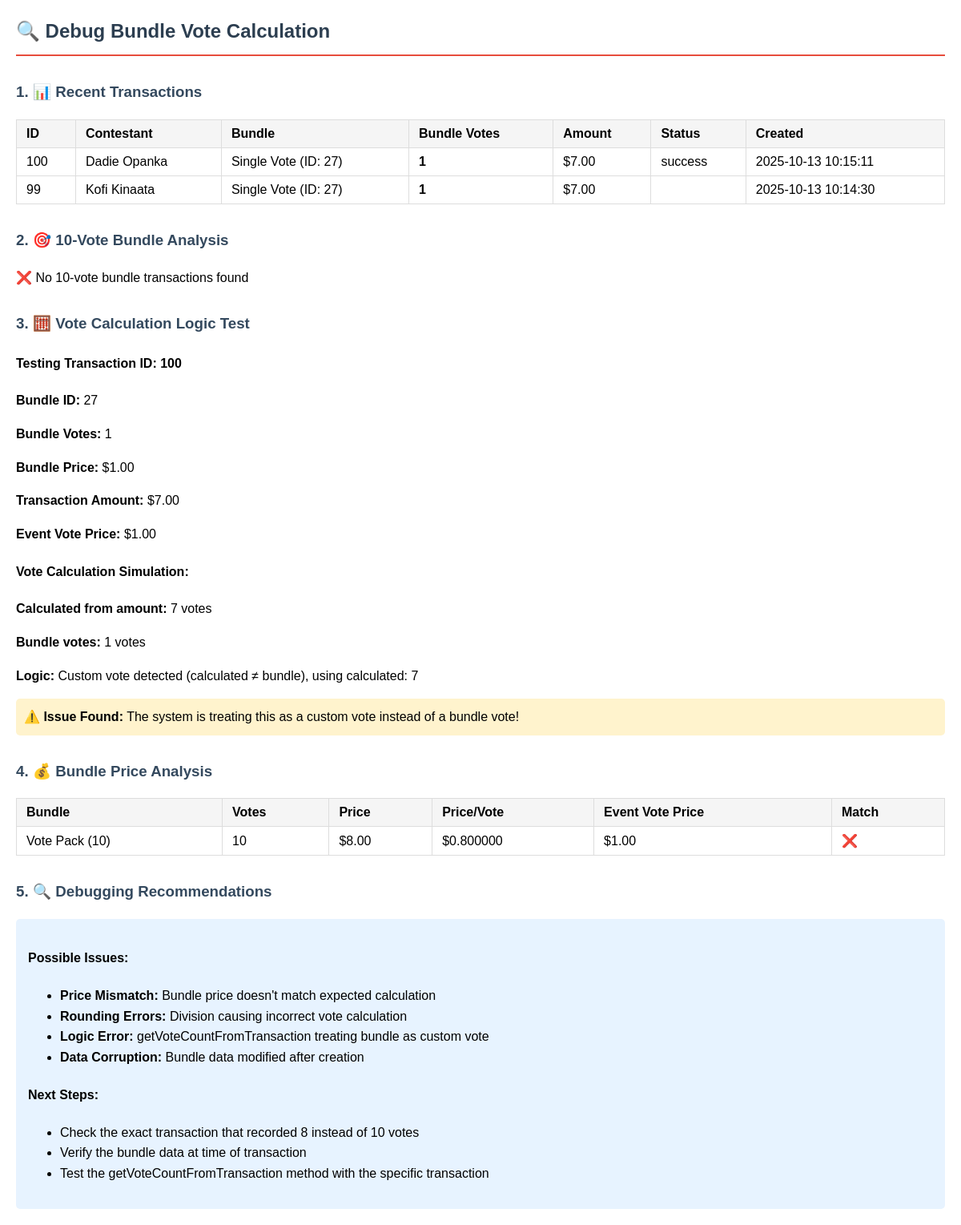
Page /test_files/debug_bundle_votes.php on the committed database.
### tables this page shows
CREATE TABLE `transactions` (
  `id` int(11) NOT NULL,
  `tenant_id` int(11) NOT NULL,
  `event_id` int(11) NOT NULL,
  `contestant_id` int(11) NOT NULL,
  `category_id` int(11) DEFAULT NULL,
  `bundle_id` int(11) NOT NULL,
  `amount` decimal(10,2) NOT NULL,
  `msisdn` varchar(20) DEFAULT NULL,
  `status` enum('pending','success','failed') DEFAULT 'pending',
  `provider` varchar(50) DEFAULT NULL,
  `provider_reference` varchar(100) DEFAULT NULL,
  `coupon_code` varchar(50) DEFAULT NULL,
  `referral_code` varchar(50) DEFAULT NULL,
  `failure_reason` text DEFAULT NULL,
  `created_at` timestamp NOT NULL DEFAULT current_timestamp(),
  `updated_at` timestamp NOT NULL DEFAULT current_timestamp() ON UPDATE current_timestamp()
);

CREATE TABLE `contestants` (
  `id` int(11) NOT NULL,
  `tenant_id` int(11) NOT NULL DEFAULT 1,
  `event_id` int(11) DEFAULT NULL,
  `name` varchar(255) NOT NULL,
  `contestant_code` varchar(20) DEFAULT NULL,
  `image_url` varchar(500) DEFAULT NULL,
  `bio` text DEFAULT NULL,
  `display_order` int(11) DEFAULT 0,
  `active` tinyint(1) DEFAULT 1,
  `created_by` int(11) DEFAULT NULL,
  `created_at` timestamp NOT NULL DEFAULT current_timestamp(),
  `updated_at` timestamp NOT NULL DEFAULT current_timestamp() ON UPDATE current_timestamp()
);

CREATE TABLE `vote_bundles` (
  `id` int(11) NOT NULL,
  `event_id` int(11) NOT NULL,
  `name` varchar(255) NOT NULL,
  `votes` int(11) NOT NULL,
  `price` decimal(10,2) NOT NULL,
  `active` tinyint(1) DEFAULT 1,
  `created_at` timestamp NOT NULL DEFAULT current_timestamp(),
  `updated_at` timestamp NOT NULL DEFAULT current_timestamp() ON UPDATE current_timestamp()
);

CREATE TABLE `events` (
  `id` int(11) NOT NULL,
  `tenant_id` int(11) NOT NULL,
  `name` varchar(255) NOT NULL,
  `code` varchar(50) NOT NULL,
  `description` text DEFAULT NULL,
  `featured_image` varchar(500) DEFAULT NULL,
  `start_date` datetime DEFAULT NULL,
  `end_date` datetime DEFAULT NULL,
  `vote_price` decimal(10,2) DEFAULT 0.50 COMMENT 'Price per vote in GHS',
  `active` tinyint(1) DEFAULT 1,
  `status` enum('draft','active','suspended','closed','archived') DEFAULT 'draft',
  `visibility` enum('private','public','unlisted') DEFAULT 'private',
  `admin_status` enum('approved','pending','rejected','under_review') DEFAULT 'pending',
  `admin_notes` text DEFAULT NULL,
  `created_by` int(11) DEFAULT NULL,
  `suspended_reason` text DEFAULT NULL,
  `suspended_by` int(11) DEFAULT NULL,
  `suspended_at` timestamp NULL DEFAULT NULL,
  `closed_at` timestamp NULL DEFAULT NULL,
  `archived_at` timestamp NULL DEFAULT NULL,
  `created_at` timestamp NOT NULL DEFAULT current_timestamp(),
  `updated_at` timestamp NOT NULL DEFAULT current_timestamp() ON UPDATE current_timestamp(),
  `results_visible` tinyint(1) DEFAULT 1 COMMENT 'Controls whether results/leaderboard is visible to public',
  `deactivated_at` timestamp NULL DEFAULT NULL,
  `deactivated_by` int(11) DEFAULT NULL
);

### test_files/debug_bundle_votes.php (the view, shortened to what this page needs)
<?php
try {
    $db = Database::getInstance();
    $connection = $db->getConnection();
    echo "<h2>🔍 Debug Bundle Vote Calculation</h2>";
    echo "<h3>1. 📊 Recent Transactions</h3>";
    $stmt = $connection->query("
        SELECT
            t.*,
            c.name as contestant_name,
            cat.name as category_name,
            vb.name as bundle_name,
            vb.votes as bundle_votes,
            vb.price as bundle_price
        FROM transactions t
        LEFT JOIN contestants c ON t.contestant_id = c.id
        LEFT JOIN categories cat ON t.category_id = cat.id
        LEFT JOIN vote_bundles vb ON t.bundle_id = vb.id
        ORDER BY t.created_at DESC
        LIMIT 5
    ");
    $transactions = $stmt->fetchAll();
    echo "<table border='1' style='border-collapse: collapse; width: 100%;'>";
    echo "<tr><th>ID</th><th>Contestant</th><th>Bundle</th><th>Bundle Votes</th><th>Amount</th><th>Status</th><th>Created</th></tr>";
    foreach ($transactions as $transaction) {
        echo "<tr>";
        echo "<td>{$transaction['id']}</td>";
        echo "<td>{$transaction['contestant_name']}</td>";
        echo "<td>{$transaction['bundle_name']} (ID: {$transaction['bundle_id']})</td>";
        echo "<td><strong>{$transaction['bundle_votes']}</strong></td>";
        echo "<td>\${$transaction['amount']}</td>";
        echo "<td>{$transaction['status']}</td>";
        echo "<td>{$transaction['created_at']}</td>";
        echo "</tr>";
    }
    echo "</table>";
    echo "<h3>2. 🎯 10-Vote Bundle Analysis</h3>";
    $stmt = $connection->prepare("
        SELECT
            t.*,
            c.name as contestant_name,
            vb.name as bundle_name,
            vb.votes as bundle_votes,
            vb.price as bundle_price,
            v.quantity as actual_votes_recorded
        FROM transactions t
        LEFT JOIN contestants c ON t.contestant_id = c.id
        LEFT JOIN vote_bundles vb ON t.bundle_id = vb.id
        LEFT JOIN votes v ON t.id = v.transaction_id
        WHERE vb.votes = 10 OR t.amount IN (
            SELECT price FROM vote_bundles WHERE votes = 10
        )
        ORDER BY t.created_at DESC
        LIMIT 3
    ");
    $stmt->execute();
    $bundleTransactions = $stmt->fetchAll();
    if (!empty($bundleTransactions)) {
        echo "<table border='1' style='border-collapse: collapse; width: 100%;'>";
        echo "<tr><th>Transaction ID</th><th>Contestant</th><th>Bundle Info</th><th>Expected Votes</th><th>Actual Votes</th><th>Amount</th><th>Issue</th></tr>";
        foreach ($bundleTransactions as $trans) {
            $issue = '';
            if ($trans['bundle_votes'] != $trans['actual_votes_recorded']) {
                $issue = "❌ Mismatch!";
            } else {
                $issue = "✅ Correct";
            }
            echo "<tr>";
            echo "<td>{$trans['id']}</td>";
            echo "<td>{$trans['contestant_name']}</td>";
            echo "<td>{$trans['bundle_name']} (ID: {$trans['bundle_id']})</td>";
            echo "<td><strong>{$trans['bundle_votes']}</strong></td>";
            echo "<td><strong>{$trans['actual_votes_recorded']}</strong></td>";
            echo "<td>\${$trans['amount']}</td>";
            echo "<td>{$issue}</td>";
            echo "</tr>";
        }
        echo "</table>";
    } else {
        echo "<p>❌ No 10-vote bundle transactions found</p>";
    }
    echo "<h3>3. 🧮 Vote Calculation Logic Test</h3>";
    $stmt = $connection->prepare("
        SELECT t.*, vb.votes as bundle_votes, vb.price as bundle_price, e.vote_price
        FROM transactions t
        LEFT JOIN vote_bundles vb ON t.bundle_id = vb.id
        LEFT JOIN events e ON t.event_id = e.id
        WHERE t.bundle_id IS NOT NULL
        ORDER BY t.created_at DESC
        LIMIT 1
    ");
    $stmt->execute();
    $testTransaction = $stmt->fetch();
    if ($testTransaction) {
        echo "<h4>Testing Transaction ID: {$testTransaction['id']}</h4>";
        echo "<p><strong>Bundle ID:</strong> {$testTransaction['bundle_id']}</p>";
        echo "<p><strong>Bundle Votes:</strong> {$testTransaction['bundle_votes']}</p>";
        echo "<p><strong>Bundle Price:</strong> \${$testTransaction['bundle_price']}</p>";
        echo "<p><strong>Transaction Amount:</strong> \${$testTransaction['amount']}</p>";
        echo "<p><strong>Event Vote Price:</strong> \${$testTransaction['vote_price']}</p>";
        $votePrice = $testTransaction['vote_price'] ?? 0.50;
        $calculatedVotes = (int) ($testTransaction['amount'] / $votePrice);
        $bundleVotes = $testTransaction['bundle_votes'] ?? 1;
        echo "<h4>Vote Calculation Simulation:</h4>";
        echo "<p><strong>Calculated from amount:</strong> {$calculatedVotes} votes</p>";
        echo "<p><strong>Bundle votes:</strong> {$bundleVotes} votes</p>";
        if ($calculatedVotes != $bundleVotes) {
            echo "<p><strong>Logic:</strong> Custom vote detected (calculated ≠ bundle), using calculated: {$calculatedVotes}</p>";
            echo "<div style='background: #fff3cd; padding: 10px; border-radius: 5px;'>";
            echo "<strong>⚠️ Issue Found:</strong> The system is treating this as a custom vote instead of a bundle vote!";
            echo "</div>";
        } else {
            echo "<p><strong>Logic:</strong> Package vote detected (calculated = bundle), using bundle: {$bundleVotes}</p>";
            echo "<div style='background: #d4edda; padding: 10px; border-radius: 5px;'>";
            echo "<strong>✅ Correct:</strong> Bundle vote calculation is working properly.";
            echo "</div>";
        }
    }
    echo "<h3>4. 💰 Bundle Price Analysis</h3>";
    $stmt = $connection->query("
        SELECT
            vb.*,
            (vb.price / vb.votes) as price_per_vote,
            e.vote_price as event_vote_price
        FROM vote_bundles vb
        INNER JOIN events e ON vb.event_id = e.id
        WHERE vb.votes = 10
        ORDER BY vb.created_at DESC
        LIMIT 3
    ");
    $bundles = $stmt->fetchAll();
    if (!empty($bundles)) {
        echo "<table border='1' style='border-collapse: collapse; width: 100%;'>";
        echo "<tr><th>Bundle</th><th>Votes</th><th>Price</th><th>Price/Vote</th><th>Event Vote Price</th><th>Match</th></tr>";
        foreach ($bundles as $bundle) {
            $match = abs($bundle['price_per_vote'] - $bundle['event_vote_price']) < 0.01 ? '✅' : '❌';
            echo "<tr>";
            echo "<td>{$bundle['name']}</td>";
            echo "<td>{$bundle['votes']}</td>";
            echo "<td>\${$bundle['price']}</td>";
            echo "<td>\${$bundle['price_per_vote']}</td>";
            echo "<td>\${$bundle['event_vote_price']}</td>";
            echo "<td>{$match}</td>";
            echo "</tr>";
        }
        echo "</table>";
    }
    echo "<h3>5. 🔍 Debugging Recommendations</h3>";
    echo "<div style='background: #e7f3ff; padding: 15px; border-radius: 5px;'>";
    echo "<h4>Possible Issues:</h4>";
    echo "<ul>";
    echo "<li><strong>Price Mismatch:</strong> Bundle price doesn't match expected calculation</li>";
    echo "<li><strong>Rounding Errors:</strong> Division causing incorrect vote calculation</li>";
    echo "<li><strong>Logic Error:</strong> getVoteCountFromTransaction treating bundle as custom vote</li>";
    echo "<li><strong>Data Corruption:</strong> Bundle data modified after creation</li>";
    echo "</ul>";
    echo "<h4>Next Steps:</h4>";
    echo "<ul>";
    echo "<li>Check the exact transaction that recorded 8 instead of 10 votes</li>";
    echo "<li>Verify the bundle data at time of transaction</li>";
    echo "<li>Test the getVoteCountFromTransaction method with the specific transaction</li>";
    echo "</ul>";
    echo "</div>";
} catch (Exception $e) {
    echo "<h3>❌ Error:</h3>";
    echo "<p>" . $e->getMessage() . "</p>";
}
?>

### test_files/debug_bundle_votes.php (style rules this page uses)
table { border-collapse: collapse; margin: 10px 0; width: 100%; }
th, td { padding: 8px 12px; border: 1px solid #ddd; text-align: left; }
th { background-color: #f5f5f5; font-weight: bold; }
h2 { color: #2c3e50; border-bottom: 2px solid #e74c3c; padding-bottom: 10px; }
h3 { color: #34495e; margin-top: 30px; }

### rows in the picture
transactions: id "100", contestant.name "Dadie Opanka", bundle.name "Single Vote", bundle "27", bundle.votes "1", amount "7.00", status "success", created_at "2025-10-13 10:15:11", bundle.price "1.00", event.vote_price "1.00", amount.vote_price "7"
transactions: id "99", contestant.name "Kofi Kinaata", bundle.name "Single Vote", bundle "27", bundle.votes "1", amount "7.00", created_at "2025-10-13 10:14:30"
vote_bundles: name "Vote Pack (10)", votes "10", price "8.00", price_per_vote "0.800000", event.vote_price "1.00", match "❌"
